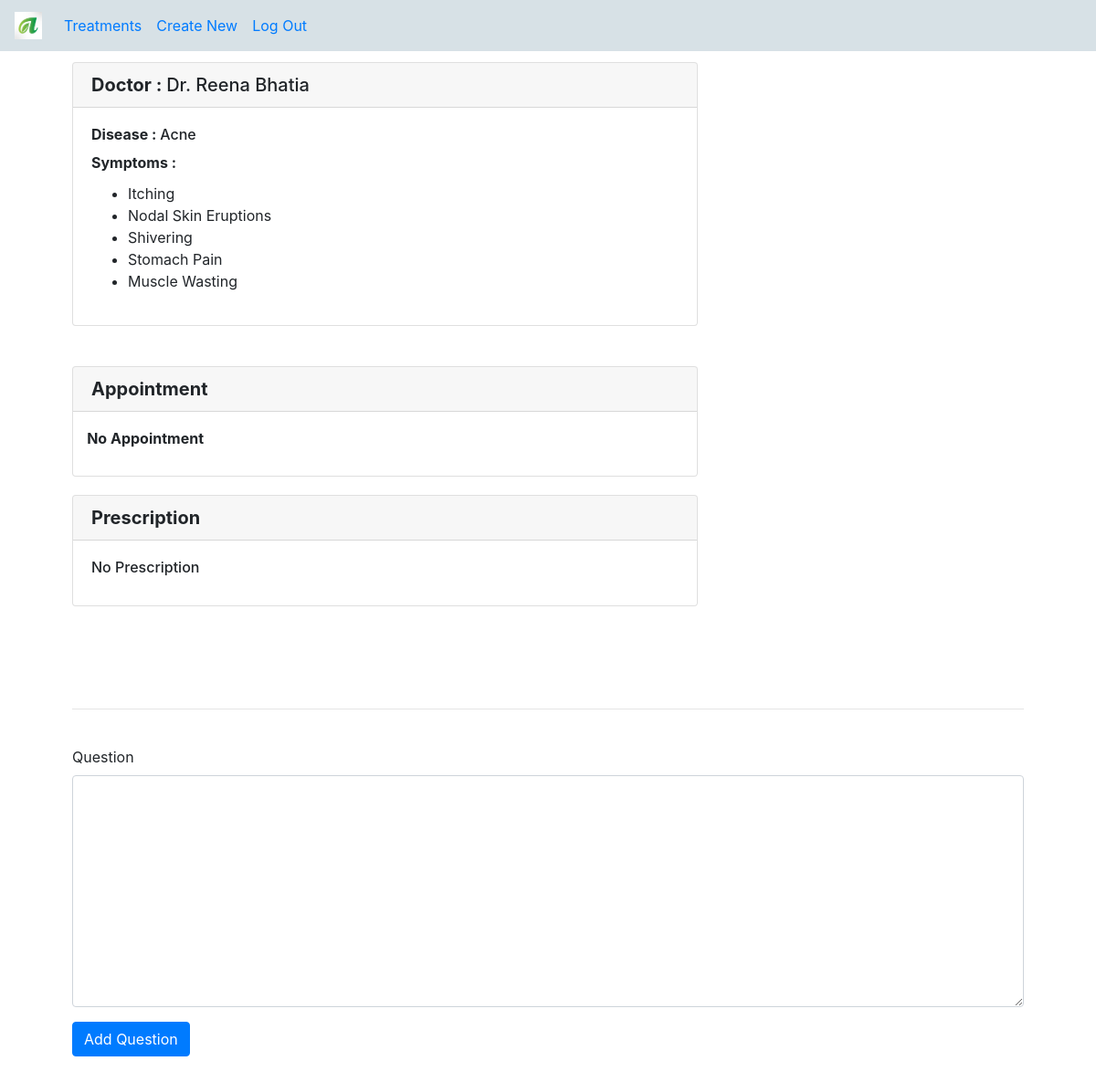
/Treat/8 (signed in), run on the app's committed database.
### Users/models.py (models this page shows, shortened)
class Treatment(models.Model):
    Patient = models.ForeignKey(Patient,on_delete=models.CASCADE,related_name="Treatments")
    Doctor = models.ForeignKey(Doctor,related_name="Treatments",null=True,on_delete=models.SET_NULL,default=None,blank=True)
    is_active = models.BooleanField(default=False)
    is_new = models.BooleanField(default=False)
    is_completed = models.BooleanField(default=False)
    SymptomList = models.ManyToManyField(Symptom,blank=True)
    Disease = models.ForeignKey(Disease,on_delete=models.PROTECT,related_name="Patients")
    Prescription = models.TextField(max_length=800,null=True,default = None,blank=True)
    Appointment = models.DateField(null=True,default = None,blank=True, validators=[validate_date])
    lat = models.DecimalField(max_digits=9, decimal_places=6,null=True,default=None)
    lon = models.DecimalField(max_digits=9, decimal_places=6,null=True,default=None)

class Doctor(models.Model):
    GENDER_CHOICES =(
        ("Female", "F"),
        ("Male", "M"),
        ("Others", "Others"),
    )
    user = models.OneToOneField(User, on_delete=models.CASCADE,related_name="Doctor")
    Name = models.CharField(max_length=80,default = None,null=True)
    Age = models.IntegerField(default = None,null=True)
    Address = models.TextField(max_length=300,null=True)
    Gender = models.CharField(max_length=30,choices = GENDER_CHOICES,default = 'F',null=True)
    Specialization = models.ForeignKey(Specialization,on_delete=models.PROTECT,related_name="Doctors")
    contact  = models.IntegerField(null=True)
    Qualification = models.CharField(max_length=30,null=True)
    lat = models.DecimalField(max_digits=9, decimal_places=6,null=True,default=None)
    lon = models.DecimalField(max_digits=9, decimal_places=6,null=True,default=None)
    def __str__(self):
        return self.Name

class Disease(models.Model):
    Name = models.CharField(max_length=100,null=True,blank=True,default = None)
    Specialization = models.ForeignKey(Specialization,on_delete=models.PROTECT,related_name="Diseases")
    def __str__(self):
        return self.Name

class Symptom(models.Model):
    Name = models.CharField(max_length=100,null=True,blank=True,default = None)

### Users/views.py (the view)
# urls.py: path("Treat/<int:nums>",views.Treats,name="Treat"),
@login_required
def Treats(request, nums):
    Q_Form = QuestionForm()
    A_Form = AnswerForm()
    Appoint_Form = AppointmentForm()
    Treat = Treatment.objects.get(pk=nums)
    if request.user.is_doctor:
        if Treat.Doctor != request.user.Doctor or Treat.is_completed or Treat.is_new:
            return HttpResponseRedirect(reverse("index"))
        return render(request, 'Users/Treatment.html',{
            'Treatment' : Treat,
            'Q_Form' : Q_Form,
            "A_Form" : A_Form,
            "Appoint_Form" : Appoint_Form
        })
    else:
        if Treat.Patient != request.user.Patient or Treat.is_new:
            return HttpResponseRedirect(reverse("index"))
        return render(request, 'Users/Treatment.html',{
            'Treatment' : Treat,
            'Q_Form' : Q_Form,
            "A_Form" : A_Form,
            "Appoint_Form" : Appoint_Form
        })

### Users/forms.py
class QuestionForm(forms.ModelForm):
    class Meta:
        model =  QnA
        fields = ["Question"]

class AnswerForm(forms.ModelForm):
    class Meta:
        model =  QnA
        fields = ["Answer"]

### Users/templates/Users/Treatment.html (shortened to what this page needs)
{% extends "Users/layout.html" %}
{% load crispy_forms_tags %}
{% block body %}
     <div class="row">
  <div class="col-sm-8">
    <div class="card">
         {% if request.user.is_patient %}
        <h5 class="card-header"><strong>Doctor : </strong>{{ Treatment.Doctor }}</h5>
        {% else %}
        <h5 class="card-header"><strong>Patient : </strong>{{ Treatment.Patient }}</h5>
        {% endif %}
      <div class="card-body">
        <h6 class="card-title"><strong>Disease : </strong>{{ Treatment.Disease }}</h6>
        <h6 class="card-title"><strong>Symptoms : </strong></h6>
         <ul>
    {% for sym in Treatment.SymptomList.all %}
        <li>{{ sym.Name }}</li>
    {% endfor %}
      </div>
    </div>
</div>
</div>
    <br>
</div>
<div class="center">
<div class="row">
        <div class="col-sm-8">
        <div class="card">
        <h5 class="card-header"><strong>Appointment</strong></h5>
         {% if Treatment.Appointment %}
        <div class="card-body">
        <h6 class="card-title"><li>Your appointment is fixed on <strong>{{ Treatment.Appointment }}</strong></li></h6>
        {% if request.user.is_patient %}
            <h6 class="card-title"><li>Doctor's Email : <strong>{{ Treatment.Doctor.user.email }}</strong></li></h6>
            <h6 class="card-title"><li>Doctor's contact number : <strong>{{ Treatment.Doctor.contact }}</strong></li></h6>
        {% endif %}
        {% else %}
        <h6 class="card-title"><strong><br>&nbsp;&nbsp;&nbsp;&nbsp;No Appointment<br></strong><br></h6>
        {% endif %}
    </div>
    </div>
      </div>
  </div>
<div class="center">
          <div class="row">
        <div class="col-sm-8">
        <div class="card">
        <h5 class="card-header"><strong>Prescription</strong></h5>
        <div class="card-body">
        <div id="Presc">
            {% if Treatment.Prescription %}
        <h6 class="card-title"> {{ Treatment.Prescription }}</h6>
        {% else %}
 <h6 class="card-title">No Prescription</h6>
{% endif %}
  </div>
  </div>
</div>
</div>
</div>
    <br><br><br><br>
    <hr>
    <br>
    {% if not Treatment.is_completed %}
    <form action="{% url 'Add_Question' Treatment.id %}" method="POST">
        {{Q_Form | crispy}}
        <input type="submit" value="Add Question" class="btn btn-primary">
    </form>
    {% endif %}
    <br><br><br>
{% endblock %}

### Users/static/users2/jumbotron.css (style rules this page uses)
body { padding-top: 3.5rem; }

### Users/static/Users/styles.css (style rules this page uses)
body { padding: 10px; }
.center { margin: auto; width: 90%; padding: 10px; }
hr { box-shadow: 0 10px 10px -10px #8c8c8c inset; }

### data on the page
Treatment: Doctor "Dr. Reena Bhatia", Disease "Acne"
Symptom: Name "Itching"
Symptom: Name "Nodal Skin Eruptions"
Symptom: Name "Shivering"
Symptom: Name "Stomach Pain"
Symptom: Name "Muscle Wasting"
